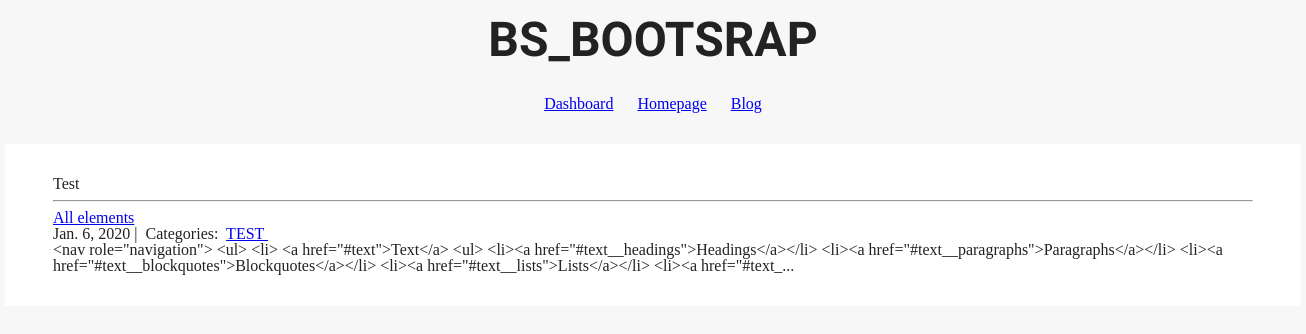
/rules/TEST/, run on an earlier commit of the app's database.
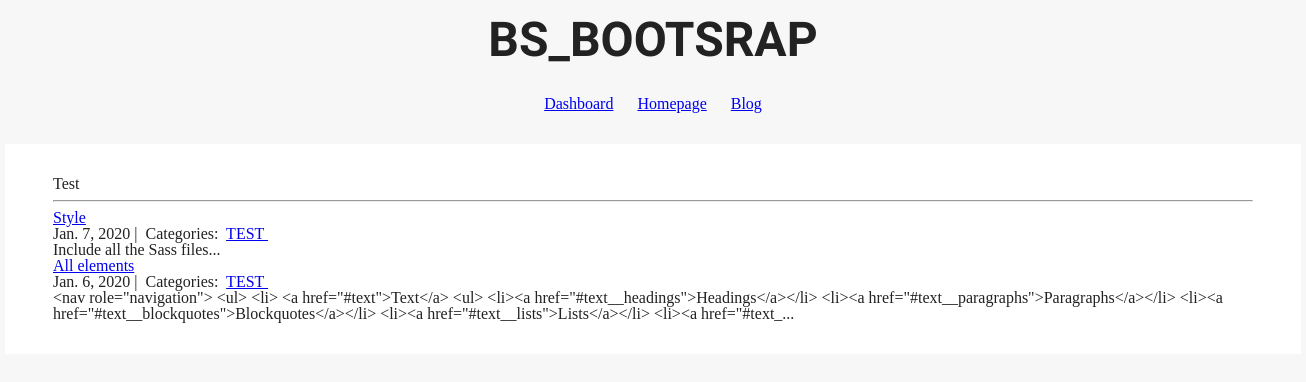
And on a later commit of the database.
### boot_rules/models.py (models this page shows)
class Post(models.Model):
    title = models.CharField(max_length=255)
    body = models.TextField()
    elements = models.TextField(default="")
    scss = models.TextField(default="")
    created_on = models.DateTimeField(auto_now_add=True)
    last_modified = models.DateTimeField(auto_now=True)
    categories = models.ManyToManyField('Category', related_name='posts')

class Category(models.Model):
    name = models.CharField(max_length=20)

### boot_rules/views.py (the view)
# urls.py: path("<category>/", views.boot_rules_category, name="boot_rules_category"),
def boot_rules_category(request, category):
    posts = Post.objects.filter(
        categories__name__contains=category
    ).order_by(
        '-created_on'
    )
    context = {
        "category": category,
        "posts": posts
    }
    return render(request, "boot_rules_category.html", context)

### boot_rules/templates/boot_rules_category.html
{% extends "head.html" %}
{% block page_content %}
<div class="col-md-8 offset-md-2">
    <h1>{{ category | title }}</h1>
    <hr>
    {% for post in posts %}
        <h2><a href="{% url 'boot_rules_detail' post.pk%}">{{ post.title }}</a></h2>
        <small>
            {{ post.created_on.date }} |&nbsp;
            Categories:&nbsp;
            {% for category in post.categories.all %}
            <a href="{% url 'boot_rules_category' category.name %}">
                {{ category.name }}
            </a>&nbsp;
            {% endfor %}
        </small>
        <p>{{ post.body | slice:":400" }}...</p>
    {% endfor %}
</div>
{% endblock %}

What changed in the data, as far as the page shows it:
added Post: title "Style", created_on "Jan. 7, 2020", body "Include all the Sass files", Category (name "TEST")
